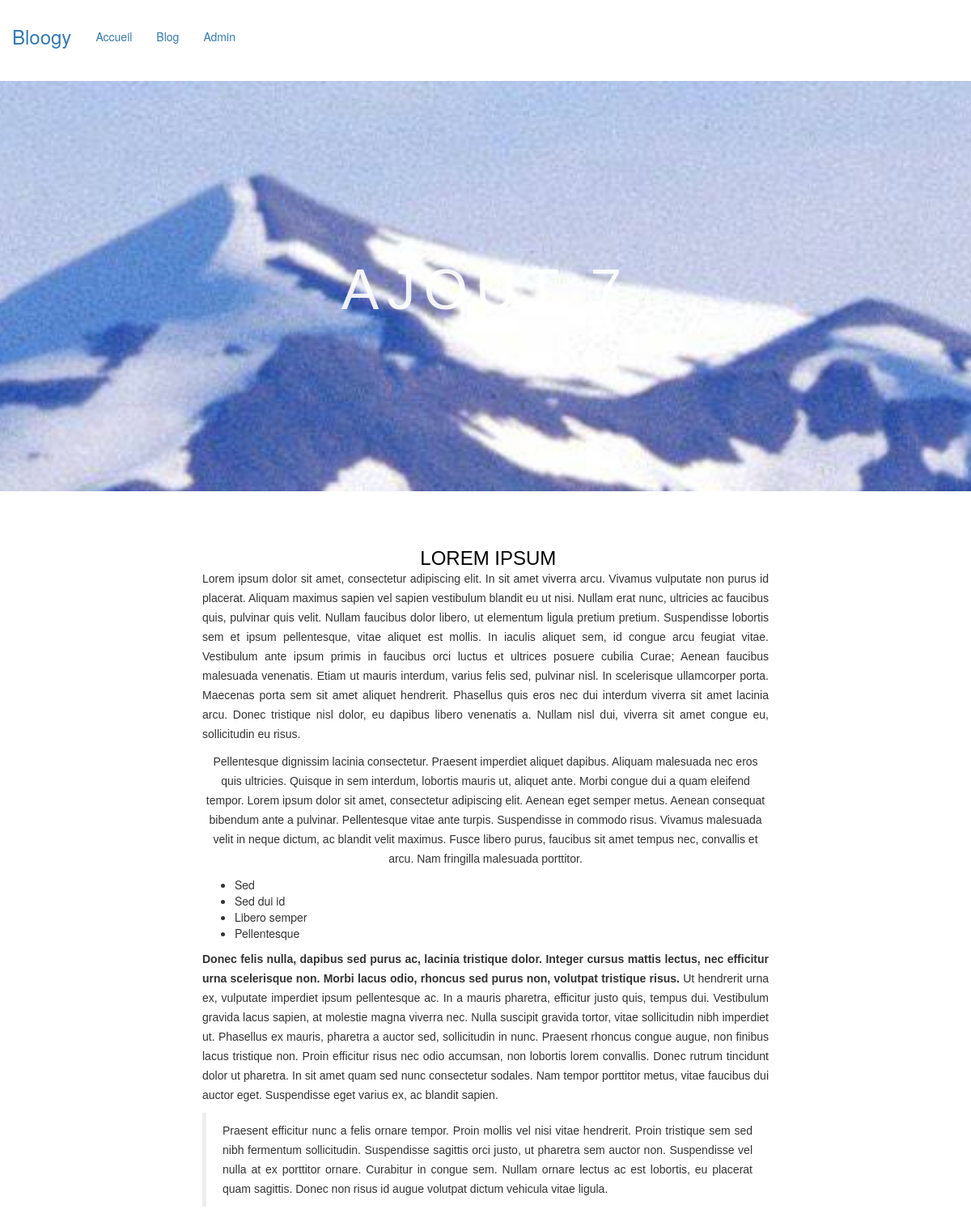
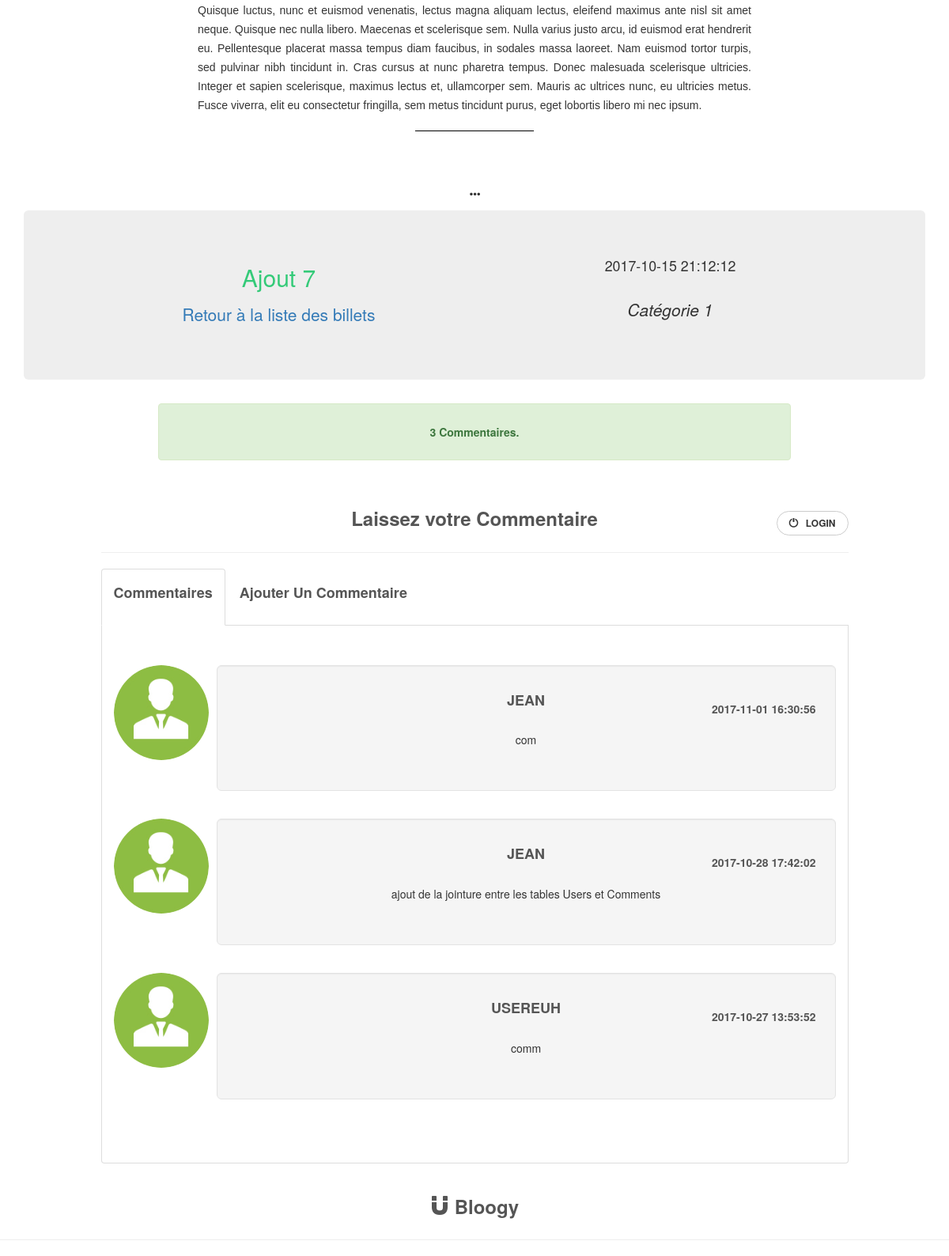
The app's page /?p=posts.show&postId=33 with its own data (2 pictures, top to bottom).
### tables this page shows
CREATE TABLE IF NOT EXISTS `articles` (
  `id` int(11) NOT NULL AUTO_INCREMENT,
  `titre` varchar(100) NOT NULL,
  `contenu` mediumtext NOT NULL,
  `date` datetime NOT NULL DEFAULT CURRENT_TIMESTAMP,
  `category_id` int(11) NOT NULL,
  `pictureUrl` varchar(255) DEFAULT NULL,
  PRIMARY KEY (`id`)
);

CREATE TABLE IF NOT EXISTS `categories` (
  `id` int(11) NOT NULL AUTO_INCREMENT,
  `titre` mediumtext NOT NULL,
  PRIMARY KEY (`id`)
);

CREATE TABLE IF NOT EXISTS `comments` (
  `id` int(11) NOT NULL AUTO_INCREMENT,
  `content` varchar(500) NOT NULL,
  `postID` int(11) NOT NULL,
  `userID` int(11) DEFAULT NULL,
  `commentDate` datetime NOT NULL DEFAULT CURRENT_TIMESTAMP,
  PRIMARY KEY (`id`)
);

CREATE TABLE IF NOT EXISTS `users` (
  `id` int(11) NOT NULL AUTO_INCREMENT,
  `username` varchar(50) NOT NULL,
  `email` varchar(200) NOT NULL,
  `password` varchar(88) NOT NULL,
  `salt` varchar(23) DEFAULT NULL,
  `role` varchar(50) NOT NULL,
  `isLocked` tinyint(1) DEFAULT '0',
  PRIMARY KEY (`id`)
);

### core/Controller/Controller.php (called while the page is built, shortened)
<?php
class Controller{
    protected $viewPath;
    protected function render($view, $variables = [])
    {
        extract($variables);
        require($this->viewPath . str_replace('.', '/', $view) . '.php');
    }
}

### app/Controller/PostsController.php (called while the page is built, shortened)
<?php
class PostsController extends AppController {
    public function show(){
        $post = $this->Post->findWithCategory($_GET['postId']);
        $comments = $this->comment->getComments($_GET['postId']);
        $this->render('posts.show', compact('post','comments', 'pictureUrl'));
    }
}

### public/index.php (called while the page is built, shortened)
<?php
if(isset($_GET['p'])){
    $page = $_GET['p'];
}else{
    $page = 'posts.index';
}
$page = explode('.', $page);
if($page[0] == 'admin'){
    $controller = '\App\Controller\Admin\\' . ucfirst($page[1]) . 'Controller';
    $action = $page[2];
}else{
    $action = $page[1];
}
$controller = new $controller();
$controller->$action();

### core/Table/Table.php (called while the page is built, shortened)
<?php
class Table{
    protected $db;
    public function __construct(Database $db)
    {
        $this->db = $db;
    }
     public function query($stmt, $attr = null, $one = false)
     {
        if($attr)
        {
            return $this->db->prepare(
                $stmt,
                $attr,
                str_replace('Table', 'Entity', get_class($this)),
                $one
            );
        }else
        {
            return $this->db->query(
                $stmt,
                str_replace('Table', 'Entity', get_class($this)),
                $one
            );
        }
    }
}

### core/Database/MysqlDatabase.php (called while the page is built, shortened)
<?php
class MysqlDatabase extends Database
{
    private $db_name;
    private $db_user;
    private $db_pass;
    private $db_host;
    private $pdo;
    public function __construct($db_name, $db_user = 'root', $db_pass = 'root', $db_host = 'localhost')
    {
        $this->db_name = $db_name;
        $this->db_user = $db_user;
        $this->db_pass = $db_pass;
        $this->db_host = $db_host;
    }
    private function getPDO(){
        if($this->pdo === null) {
            try {
                $pdo = new PDO('mysql:dbname=' . $this->db_name . ';host=' . $this->db_host,
                    $this->db_user, $this->db_pass);
            } catch (PDOException $e) {
                \App::error('La connexion à la base de donnée a échouée : ' .$e->getMessage());
               die();
            }
            $pdo->setAttribute(PDO::ATTR_ERRMODE, PDO::ERRMODE_EXCEPTION);
            $this->pdo = $pdo;
        }
        return $this->pdo;
    }
    public function prepare($stmt, $attr, $class_name = null, $one = false)
    {
        $req = $this->getPDO()->prepare($stmt);
        $res = $req->execute($attr);
        if($class_name === null)
        {
            $req->setFetchMode(PDO::FETCH_OBJ);
        }else{
            $req->setFetchMode(PDO::FETCH_CLASS, $class_name);
        }
        if($one)
        {
            $datas = $req->fetch();
        }
        else
        {
            $datas = $req->fetchAll();
        }
        return $datas;
    }
}

### app/Table/PostTable.php (called while the page is built, shortened)
<?php
class PostTable extends Table {
    public function findWithCategory($id){
        return $this->query("
            SELECT articles.id AS postId, articles.titre, articles.contenu, articles.date, categories.titre as categorie, articles.pictureUrl
            FROM articles
            LEFT JOIN categories ON category_id = categories.id
            WHERE articles.id = ?
        ", [$id], true);
    }
}

### app/Autoloader.php (called while the page is built, shortened)
<?php
class Autoloader{
    static function autoload($class){
        if (strpos($class, __NAMESPACE__ . '\\') === 0){
            $class = str_replace(__NAMESPACE__ . '\\', '', $class);
            $class = str_replace('\\', '/', $class);
        }
    }
}

### core/Autoloader.php (called while the page is built, shortened)
<?php
class Autoloader{
    static function autoload($class){
        if (strpos($class, __NAMESPACE__ . '\\') === 0){
            $class = str_replace(__NAMESPACE__ . '\\', '', $class);
            $class = str_replace('\\', '/', $class);
        }
    }
}

### app/Entity/PostEntity.php (called while the page is built, shortened)
<?php
class PostEntity extends Entity {
    protected $titre;
    protected $contenu;
    public function getTitle() {
        return $this->titre;
    }
    public function getContent() {
        return $this->contenu;
    }
}

### core/Entity/Entity.php (called while the page is built, shortened)
<?php
class Entity{
    public function __get($key){
        return $this->$key;
    }
}

### app/Table/CommentTable.php (called while the page is built, shortened)
<?php
class CommentTable extends Table{
    public function getComments($id){
		return $this->query("
		SELECT comments.id AS commentId, content, postID, userID, username, commentDate
		FROM comments
        INNER JOIN users ON userID = users.id
		WHERE postID = ?
        ORDER BY commentId DESC", [$id], false);
    }
}

### app/Entity/CommentEntity.php (called while the page is built, shortened)
<?php
class CommentEntity Extends Entity {
    protected $content;
    protected $username;
    protected $commentDate;
    public function getContent() {
        return $this->content;
    }
    public function getUsername() {
        return $this->username;
    }
	public function getCommentDate(){
		return $this->commentDate;
	}
}

### app/Views/posts/show.php (the view, shortened to what this page needs)
<div id="parallax-world-of-ugg">
<section>
    <div class="parallax-one">
      <h2><?= $post->title ?></h2>
    </div>
</section>
<section>
  <div class="block">
    <article class="margin-top-10">
        <?= $post->content; ?>
    </article>
    <p class="line-break margin-top-10"></p>
  </div>
</section>
</div>
<div class="col-xl-12"><span class="glyphicon glyphicon-option-horizontal"></span></div>
        <div class=" container">
            <div class="jumbotron">
                <div class="container">
                    <div class="col-lg-6">
                        <h2 class='blog-title'> <?= $post->title; ?></em></h2>
                            <p><a href="index.php">Retour à la liste des billets</a></p>
                    </div>
                    <div class="col-lg-6">
                        <p><small><?= $post->date; ?></small></p>
                        <p><em><?= $post->categorie; ?></em></p>
                    </div>
                </div>
            </div>
        </div>
<div class="col-md-2"></div>
<div class="col-md-8 alert alert-success">
		<?php
		$totalComments = count($comments);
		$commentWritted = 'Commentaire.';
		if ($totalComments > 1){
			$commentWritted = 'Commentaires.';
		}
	?>
			<strong><?= $totalComments . ' ' .  $commentWritted ?></strong>
</div>
<section id="comment-ui-container">
<div class="container">
    <?php
	if (isset($_SESSION['auth'])){?>
    <div class="row">
        <div class="col-sm-10 col-sm-offset-1" id="logout">
            <div class="page-header">
                <h3 class="reviews">Laissez votre commentaire</h3>
                <div class="logout">
                    <a href="?p=users.logout">
                        <button class="btn btn-default btn-circle text-uppercase" type="button">
                            <span class="glyphicon glyphicon-off"></span> Deconnexion
                        </button>
                    </a>
                </div>
            </div>
            <div class="comment-tabs">
                <ul class="nav nav-tabs" role="tablist">
                    <li class="active"><a href="#comments-logout" role="tab" data-toggle="tab"><h4 class="reviews text-capitalize">Commentaires</h4></a></li>
                    <li><a href="#add-comment" role="tab" data-toggle="tab"><h4 class="reviews text-capitalize">Ajouter un commentaire</h4></a></li>
                </ul>
                <div class="tab-content">
                    <div class="tab-pane active" id="comments-logout">
                        <ul class="media-list">
                            <?php
        foreach($comments as $comment)
        {
                            ?>
                            <li class="media">
                                <a class="pull-left" href="#">
                                    <img class="media-object img-circle" src="img/icon-avatar.jpg" alt="profile">
                                </a>
                                <div class="media-body">
                                    <div class="well well-lg">
                                        <h4 class="media-heading text-uppercase reviews">
                                            par :
                                            <a href="?p=users.show&userId=<?= $comment->userID; ?>" title="Voir le Profil">
                                                <?= $comment->username; ?>
                                                <span class="glyphicon glyphicon-chevron-right"></span>
                                            </a>
                                        </h4>
                                        <ul class="media-date text-uppercase reviews list-inline">
                                            <li class="dd">le <?= $comment->commentDate; ?></li>
                                        </ul>
                                        <p class="media-comment">
                                            <?= $comment->content; ?>
                                        </p>
                                        <p>
            <?php
			$reportId = $this->report->isReported($comment->commentId, $_SESSION['auth']);
			if ($reportId) {
				$param = "&reportId=" . $reportId . "&postId=" . $post->getPostId(); ?>
				<span class="glyphicon glyphicon-eye-close"></span>
				<a href="?p=reports.cancel<?php echo $param ; ?>"> Annuler le signalement</a>
				<?php
			} else {
				$param = "&postId=" . $post->getPostId(). "&commentId=". $comment->getCommentId() . "&comAuthorId=" . $comment->getUserId();
			?>
				<span class="glyphicon glyphicon-eye-open"></span>
				<a href="?p=reports.add<?php echo $param ; ?>"> Signaler le commentaire</a>
			<?php
			} ?>
                                        </p>
                                    </div>
                                </div>
                            </li>
                            <?php
        }
                            ?>
                        </ul>
                    </div>
                    <div class="tab-pane" id="add-comment">
                        <form method="POST" class="form-horizontal">
                            <div class="form-group">
                                <div class="col-sm-2 control-label"></div>
                                <input type="hidden" name="postID" value="<?= $post->postId; ?>">
                                <div class="col-sm-10 form-group">
                                    <label for="comment">Commentaire :</label>
                                    <textarea class="form-control" rows="5" name="comment" id="comment" placeholder="Veuillez saisir votre commentaire ..." required></textarea>
                                </div>
                            </div>
                            <div class="form-group">
                                <div class="col-sm-offset-2 col-sm-10">
                                    <button class="btn btn-success btn-circle text-uppercase" type="submit"><span class="glyphicon glyphicon-send"></span> Envoyer mon commentaire</button>
                                </div>
                            </div>
                        </form>
                    </div>
                </div>
            </div>
        </div>
    </div>
    <?php } elseif (!isset($_SESSION['auth'])) {
    ?>
    <div class="row">
        <div class="col-sm-10 col-sm-offset-1" id="logout">
            <div class="page-header">
                <h3 class="reviews">Laissez votre Commentaire</h3>
                <div class="logout">
                    <a href="?p=users.login">
                        <button class="btn btn-default btn-circle text-uppercase" type="button" >
                            <span class="glyphicon glyphicon-off"></span> Login
                        </button>
                    </a>
                </div>
            </div>
            <div class="comment-tabs">
                <ul class="nav nav-tabs" role="tablist">
                    <li class="active"><a href="#comments-login" role="tab" data-toggle="tab"><h4 class="reviews text-capitalize">Commentaires</h4></a></li>
                    <li><a href="#add-comment-disabled" role="tab" data-toggle="tab"><h4 class="reviews text-capitalize">Ajouter un commentaire</h4></a></li>
                </ul>
                <div class="tab-content">
                    <div class="tab-pane active" id="comments-login">
                        <ul class="media-list">
                            <?php
        foreach($comments as $comment)
        {
                            ?>
                            <li class="media">
                                <a class="pull-left" href="#">
                                    <img class="media-object img-circle" src="img/icon-avatar.jpg" alt="profile">
                                </a>
                                <div class="media-body">
                                    <div class="well well-lg">
                                        <h4 class="media-heading text-uppercase reviews">
                                            <?= $comment->getUsername(); ?>
                                        </h4>
                                        <p class="media-date text-uppercase reviews list-inline">
                                            <?= $comment->getCommentDate(); ?>
                                        </p>
                                        <p class="media-comment">
                                        <?= $comment->getContent(); ?>
                                        </p>
                                    </div>
                                </div>
                            </li>
                            <?php
        }
                            ?>
                        </ul>
                    </div>
                </div>
            </div>
        </div>
    </div>
</div>
</section>
 <?php } ?>
<div class="page-header text-center">
    <h3 class="reviews"><span class="glyphicon glyphicon-magnet"></span> Bloogy </h3>
</div>

### records on screen
articles: titre "AJOUT 7", contenu "LOREM IPSUM Lorem ipsum dolor sit amet, consectetur adipiscing elit. In sit amet viverra arcu. Vivamus vulputate non purus id placerat. Aliquam maximus sapien vel sapien vestibulum blandit eu ut nisi. Nullam erat nunc, ultricies ac faucibus quis, pulvinar quis velit. Nullam faucibus dolor libero, ut elementum ligula pretium pretium. Suspendisse lobortis sem et ipsum pellentesque, vitae aliquet est mollis. In iaculis aliquet sem, id congue arcu feugiat vitae. Vestibulum ante ipsum primis in faucibus orci luctus et ultrices posuere cubilia Curae; Aenean faucibus malesuada venenatis. Etiam ut mauris interdum, varius felis sed, pulvinar nisl. In scelerisque ullamcorper porta. Maecenas porta sem…", titre "Ajout 7", date "2017-10-15 21:12:12", category.titre "Catégorie 1"
comments: userID.username "JEAN", commentDate "2017-11-01 16:30:56", content "com"
comments: userID.username "JEAN", commentDate "2017-10-28 17:42:02", content "ajout de la jointure entre les tables Users et Comments"
comments: userID.username "USEREUH", commentDate "2017-10-27 13:53:52", content "comm"

### other values on screen
$totalComments "3"
$commentWritted "Commentaires."
